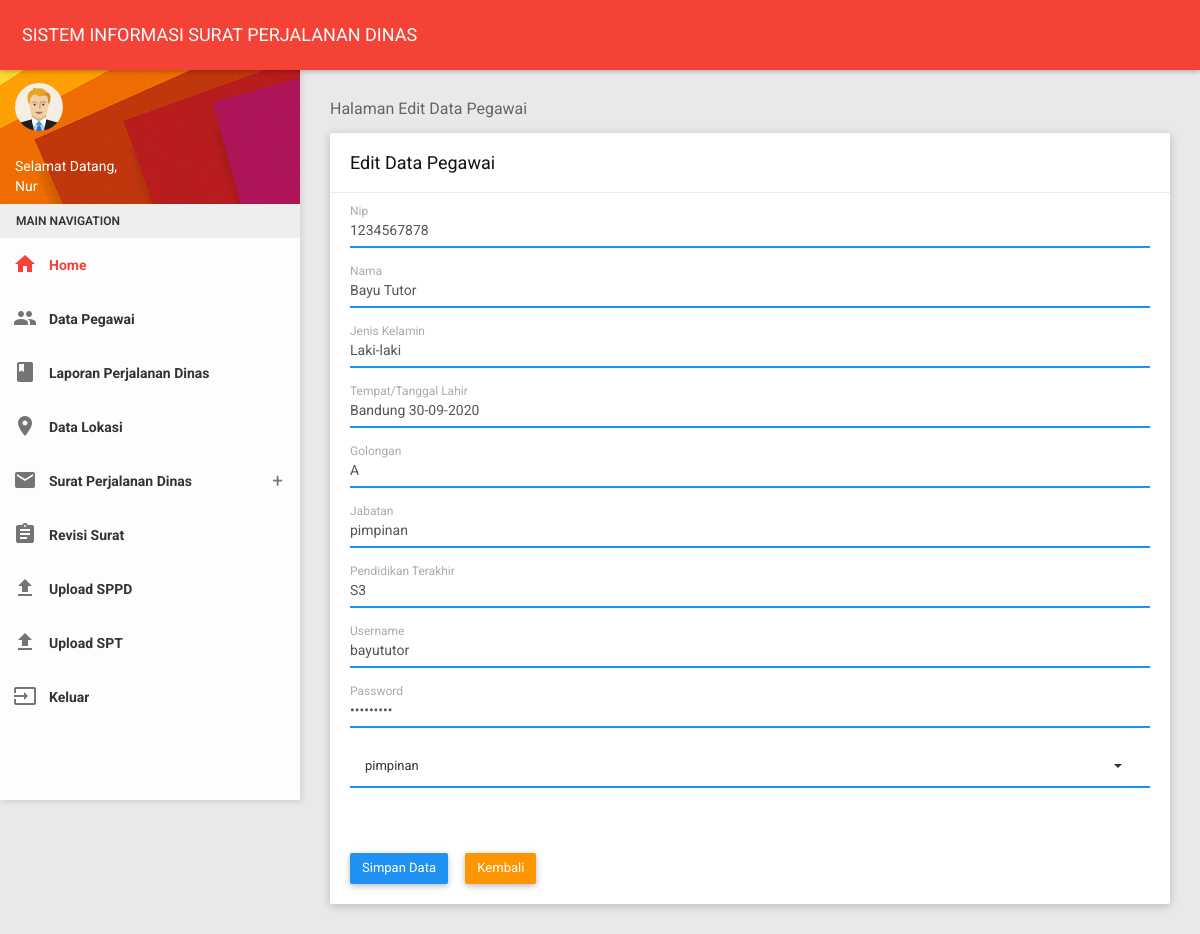
/tatausaha/editp.php?hal=edit&kd=1234567878 (signed in), run on the app's committed database.
### tables this page shows
CREATE TABLE `pegawai` (
  `nip` varchar(100) NOT NULL,
  `nama` varchar(50) NOT NULL,
  `jk` varchar(15) NOT NULL,
  `ttl` varchar(50) NOT NULL,
  `golongan` varchar(20) NOT NULL,
  `jabatan` varchar(30) NOT NULL,
  `pd` varchar(30) NOT NULL,
  `username` varchar(30) NOT NULL,
  `password` varchar(32) NOT NULL,
  `hak_akses` varchar(10) NOT NULL
);

### tatausaha/editp.php (the view, shortened to what this page needs)
<?php
include '../tampilan/atastata.php';
?>
 <section class="content">
        <div class="container-fluid">
            <div class="block-header">
                <h2>Halaman Edit Data Pegawai</h2>
            </div>
            <div class="row clearfix">
                <div class="col-lg-12 col-md-12 col-sm-12 col-xs-12">
                    <div class="card">
                        <div class="header">
                            <h2>Edit Data Pegawai</h2>
                        </div>
                          <?php
                    $query = mysql_query("SELECT * FROM pegawai WHERE nip='$_GET[kd]'");
                    $data  = mysql_fetch_array($query);
                        ?>
                        <div class="body">
                            <form id="form_validation" action="updatep.php" method="POST">
                                <div class="form-group form-float">
                                    <div class="form-line">
                                        <input type="text" class="form-control" name="nip" value="<?php echo $data['nip'];?>" required>
                                        <label class="form-label" >Nip</label>
                                    </div>
                                </div>
                                <div class="form-group form-float">
                                    <div class="form-line">
                                        <input type="text" class="form-control" name="nama" value="<?php echo $data['nama'];?>" required>
                                        <label class="form-label">Nama</label>
                                    </div>
                                </div>
                                <div class="form-group form-float">
                                    <div class="form-line">
                                        <input type="text" class="form-control" name="jk" value="<?php echo $data['jk'];?>" required>
                                        <label class="form-label">Jenis Kelamin</label>
                                    </div>
                                </div>
                                <div class="form-group form-float">
                                    <div class="form-line">
                                        <input type="text" class="form-control" name="ttl" value="<?php echo $data['ttl'];?>" required>
                                        <label class="form-label">Tempat/Tanggal Lahir</label>
                                    </div>
                                </div>
                                <div class="form-group form-float">
                                    <div class="form-line">
                                        <input type="text" class="form-control" name="golongan" value="<?php echo $data['golongan'];?>" required>
                                        <label class="form-label">Golongan</label>
                                    </div>
                                </div>
                                <div class="form-group form-float">
                                    <div class="form-line">
                                        <input type="text" class="form-control" name="jabatan" value="<?php echo $data['jabatan'];?>" required>
                                        <label class="form-label">Jabatan</label>
                                    </div>
                                </div>
                                <div class="form-group form-float">
                                    <div class="form-line">
                                        <input type="text" class="form-control" name="pd" value="<?php echo $data['pd'];?>" required>
                                        <label class="form-label">Pendidikan Terakhir</label>
                                    </div>
                                </div>
                                  <div class="form-group form-float">
                                    <div class="form-line">
                                        <input type="text" class="form-control" name="username" value="<?php echo $data['username'];?>" required>
                                        <label class="form-label">Username</label>
                                    </div>
                                </div>
                                  <div class="form-group form-float">
                                    <div class="form-line">
                                        <input type="password" class="form-control" name="password" value="<?php echo $data['password'];?>" required>
                                        <label class="form-label">Password</label>
                                    </div>
                                </div>
                                   <div class="form-group form-float">
                                    <div class="form-line">
                                        <select class="form-control show-tick"  name="hak_akses">
                                        <option value="<?php echo $data['hak_akses'];?>"> <?php echo $data['hak_akses'];?></option>
                                     </select>
                                </div>
                                </div>
                                <br></br>
								<td><input type="submit" value="Simpan Data"  class="btn btn-primary waves-effect"/>&nbsp &nbsp &nbsp<a href="pegawai.php" class="btn btn-warning waves-effect">Kembali</a></td>
                            </form>
                        </div>
                    </div>
                </div>
            </div>
       </div>
    </section>
  <?php
include '../tampilan/footer.php';
?>

### data on the page
pegawai: nip "1234567878", nama "Bayu Tutor", jk "Laki-laki", ttl "Bandung 30-09-2020", golongan "A", jabatan "pimpinan", pd "S3", username "bayututor", hak_akses "pimpinan"

### other printed values
$_SESSION['username'] "Nur"
